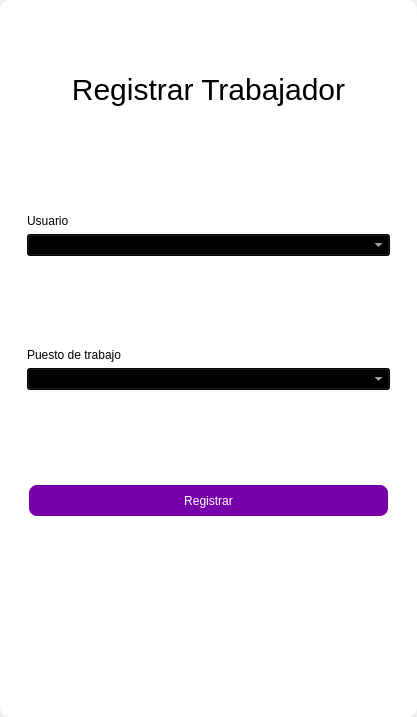
<?xml version="1.0" encoding="UTF-8"?>
<ui version="4.0">
 <class>MainWindow</class>
 <widget class="QMainWindow" name="MainWindow">
  <property name="geometry">
   <rect>
    <x>0</x>
    <y>0</y>
    <width>417</width>
    <height>717</height>
   </rect>
  </property>
  <property name="windowTitle">
   <string>MainWindow</string>
  </property>
  <property name="styleSheet">
   <string notr="true"/>
  </property>
  <widget class="QWidget" name="centralwidget">
   <property name="styleSheet">
    <string notr="true"/>
   </property>
   <layout class="QVBoxLayout" name="verticalLayout">
    <property name="spacing">
     <number>0</number>
    </property>
    <property name="leftMargin">
     <number>0</number>
    </property>
    <property name="topMargin">
     <number>0</number>
    </property>
    <property name="rightMargin">
     <number>0</number>
    </property>
    <property name="bottomMargin">
     <number>0</number>
    </property>
    <item>
     <widget class="QFrame" name="frame">
      <property name="enabled">
       <bool>true</bool>
      </property>
      <property name="styleSheet">
       <string notr="true">QFrame {
	border-radius:10px;
	background-color: rgb(255, 255, 255);
 }
</string>
      </property>
      <property name="frameShape">
       <enum>QFrame::StyledPanel</enum>
      </property>
      <property name="frameShadow">
       <enum>QFrame::Raised</enum>
      </property>
      <layout class="QVBoxLayout" name="verticalLayout_2">
       <item>
        <widget class="QFrame" name="frame_superior">
         <property name="minimumSize">
          <size>
           <width>0</width>
           <height>40</height>
          </size>
         </property>
         <property name="maximumSize">
          <size>
           <width>16777215</width>
           <height>40</height>
          </size>
         </property>
         <property name="styleSheet">
          <string notr="true">QPushButton{
border-radius:18px;
}

QPushButton:hover{
	background-color: rgb(0, 0, 0);
}
</string>
         </property>
         <property name="frameShape">
          <enum>QFrame::StyledPanel</enum>
         </property>
         <property name="frameShadow">
          <enum>QFrame::Raised</enum>
         </property>
         <layout class="QHBoxLayout" name="horizontalLayout_3">
          <property name="spacing">
           <number>4</number>
          </property>
          <property name="leftMargin">
           <number>0</number>
          </property>
          <property name="topMargin">
           <number>0</number>
          </property>
          <property name="rightMargin">
           <number>0</number>
          </property>
          <property name="bottomMargin">
           <number>0</number>
          </property>
          <item>
           <widget class="QPushButton" name="btn_icon">
            <property name="text">
             <string/>
            </property>
            <property name="iconSize">
             <size>
              <width>40</width>
              <height>40</height>
             </size>
            </property>
           </widget>
          </item>
          <item>
           <spacer name="horizontalSpacer_2">
            <property name="orientation">
             <enum>Qt::Horizontal</enum>
            </property>
            <property name="sizeHint" stdset="0">
             <size>
              <width>443</width>
              <height>20</height>
             </size>
            </property>
           </spacer>
          </item>
          <item>
           <widget class="QPushButton" name="bt_minimizar">
            <property name="minimumSize">
             <size>
              <width>38</width>
              <height>38</height>
             </size>
            </property>
            <property name="maximumSize">
             <size>
              <width>38</width>
              <height>38</height>
             </size>
            </property>
            <property name="cursor">
             <cursorShape>PointingHandCursor</cursorShape>
            </property>
            <property name="text">
             <string/>
            </property>
            <property name="icon">
             <iconset>
              <normaloff>image/minus.svg</normaloff>image/minus.svg</iconset>
            </property>
            <property name="iconSize">
             <size>
              <width>38</width>
              <height>38</height>
             </size>
            </property>
           </widget>
          </item>
          <item>
           <widget class="QPushButton" name="bt_maximizar">
            <property name="minimumSize">
             <size>
              <width>38</width>
              <height>38</height>
             </size>
            </property>
            <property name="maximumSize">
             <size>
              <width>38</width>
              <height>38</height>
             </size>
            </property>
            <property name="cursor">
             <cursorShape>PointingHandCursor</cursorShape>
            </property>
            <property name="text">
             <string/>
            </property>
            <property name="icon">
             <iconset>
              <normaloff>image/chevron-up.svg</normaloff>image/chevron-up.svg</iconset>
            </property>
            <property name="iconSize">
             <size>
              <width>38</width>
              <height>38</height>
             </size>
            </property>
           </widget>
          </item>
          <item>
           <widget class="QPushButton" name="bt_restaurar">
            <property name="minimumSize">
             <size>
              <width>38</width>
              <height>38</height>
             </size>
            </property>
            <property name="maximumSize">
             <size>
              <width>38</width>
              <height>38</height>
             </size>
            </property>
            <property name="cursor">
             <cursorShape>PointingHandCursor</cursorShape>
            </property>
            <property name="text">
             <string/>
            </property>
            <property name="icon">
             <iconset>
              <normaloff>image/chevron-down.svg</normaloff>image/chevron-down.svg</iconset>
            </property>
            <property name="iconSize">
             <size>
              <width>38</width>
              <height>38</height>
             </size>
            </property>
           </widget>
          </item>
          <item>
           <widget class="QPushButton" name="bt_cerrar">
            <property name="minimumSize">
             <size>
              <width>38</width>
              <height>38</height>
             </size>
            </property>
            <property name="maximumSize">
             <size>
              <width>38</width>
              <height>38</height>
             </size>
            </property>
            <property name="cursor">
             <cursorShape>PointingHandCursor</cursorShape>
            </property>
            <property name="text">
             <string/>
            </property>
            <property name="icon">
             <iconset>
              <normaloff>image/x.svg</normaloff>image/x.svg</iconset>
            </property>
            <property name="iconSize">
             <size>
              <width>38</width>
              <height>38</height>
             </size>
            </property>
           </widget>
          </item>
         </layout>
        </widget>
       </item>
       <item>
        <widget class="QFrame" name="frame_3">
         <property name="styleSheet">
          <string notr="true">QLabel {
	color: rgb(255, 255, 254);
	font: 12pt &quot;Arial&quot;;
	background-color: rgba(0, 0, 0,0);
}

QTextEdit{
background-color: rgba(0, 0, 0,0);
border-radius:10px; 
font: 12pt &quot;Arial&quot;;
color: rgb(255, 255, 254);
border: 2px solid  rgb(255, 255, 255);

}

QTextEdit:hover{
background-color: rgba(0, 0, 0,0);
border-radius:10px; 
font: 12pt &quot;Arial&quot;;
border: 2px solid  rgb(120, 0, 171);
}

QTextEdit:focus{
background-color: rgb(0, 0, 0);
border-radius:10px; 
font: 12pt &quot;Arial&quot;;
border: 2px solid rgb(120, 0, 171);
}

QLineEdit{
background-color: rgba(0, 0, 0,0);
border-radius:10px; 
font: 12pt &quot;Arial&quot;;
color: rgb(255, 255, 254);
border: 2px solid  rgb(255, 255, 255);

}

QLineEdit:hover{
background-color: rgba(0, 0, 0,0);
border-radius:10px; 
font: 12pt &quot;Arial&quot;;
border: 2px solid  rgb(120, 0, 171);
}

QLineEdit:focus{
background-color: rgb(0, 0, 0);
border-radius:10px; 
font: 12pt &quot;Arial&quot;;
border: 2px solid rgb(120, 0, 171);
}

QCheckBox{
	font: 12pt &quot;Arial&quot;;
	color: rgb(255, 255, 255);
}

QCheckBox::indicator {
    width: 18px;
    height:18px;
}

QCheckBox::indicator:unchecked {
   background-image: url(image/square.svg);
}

QCheckBox::indicator:checked {
   background-image: url(image/check-square.svg);
}

QPushButton{
border-radius:10px; 
font: 12pt &quot;Arial&quot;;
color: rgb(255, 255, 254);
border: 2px solid #ffffff;
}

QPushButton:hover{
border-radius:10px; 
font: 12pt &quot;Arial&quot;;
color: rgb(255, 255, 255);
border: 2px solid rgb(120, 0, 171);
	background-color: rgb(120, 0, 171);
}
</string>
         </property>
         <property name="frameShape">
          <enum>QFrame::StyledPanel</enum>
         </property>
         <property name="frameShadow">
          <enum>QFrame::Raised</enum>
         </property>
         <layout class="QHBoxLayout" name="horizontalLayout_4">
          <item>
           <layout class="QVBoxLayout" name="verticalLayout_4">
            <property name="spacing">
             <number>5</number>
            </property>
            <property name="rightMargin">
             <number>0</number>
            </property>
            <property name="bottomMargin">
             <number>0</number>
            </property>
            <item>
             <widget class="QLabel" name="label_3">
              <property name="minimumSize">
               <size>
                <width>100</width>
                <height>50</height>
               </size>
              </property>
              <property name="styleSheet">
               <string notr="true">font-size: 30px;
color: rgb(0, 0, 0);</string>
              </property>
              <property name="text">
               <string>Registrar Trabajador</string>
              </property>
              <property name="alignment">
               <set>Qt::AlignCenter</set>
              </property>
             </widget>
            </item>
            <item>
             <widget class="QFrame" name="frame_4">
              <property name="maximumSize">
               <size>
                <width>400</width>
                <height>700</height>
               </size>
              </property>
              <property name="styleSheet">
               <string notr="true">QLabel {
color: rgb(0, 0, 0);
	font: 12pt &quot;Arial&quot;;
	background-color: rgba(0, 0, 0,0);
}

QTextEdit{
background-color: rgba(0, 0, 0,0);
border-radius:10px; 
font: 12pt &quot;Arial&quot;;
color: rgb(0, 0, 0);
border: 2px solid  rgb(120, 0, 171);

}

QTextEdit:hover{
background-color: rgba(0, 0, 0,0);
border-radius:10px; 
font: 12pt &quot;Arial&quot;;
border: 2px solid  rgb(120, 0, 171);
	color: rgb(255, 255, 255);
}

QTextEdit:focus{
background-color: rgb(0, 0, 0);
border-radius:10px; 
font: 12pt &quot;Arial&quot;;
border: 2px solid rgb(120, 0, 171);
	
}

QLineEdit{
background-color: rgba(0, 0, 0,0);
border-radius:10px; 
font: 12pt &quot;Arial&quot;;
	color: rgb(0, 0, 0);
border: 2px solid  rgb(120, 0, 171);
}

QLineEdit:hover{
background-color: rgba(0, 0, 0,0);
border-radius:10px; 
font: 12pt &quot;Arial&quot;;
border: 2px solid  rgb(120, 0, 171);
}

QLineEdit:focus{
background-color: rgb(0, 0, 0);
border-radius:10px; 
font: 12pt &quot;Arial&quot;;
border: 2px solid rgb(120, 0, 171);
color: rgb(255, 255, 255);
}

QCheckBox{
	font: 12pt &quot;Arial&quot;;
	color: rgb(255, 255, 255);
}

QCheckBox::indicator {
    width: 18px;
    height:18px;
}

QCheckBox::indicator:unchecked {
   background-image: url(image/square.svg);
}

QCheckBox::indicator:checked {
   background-image: url(image/check-square.svg);
}

QPushButton{
border-radius:10px; 
font: 12pt &quot;Arial&quot;;
color: rgb(255, 255, 254);
border: 2px solid #ffffff;
background-color: rgb(120, 0, 171);
}

QPushButton:hover{
border-radius:10px; 
font: 12pt &quot;Arial&quot;;
color: rgb(255, 255, 255);
border: 2px solid rgb(120, 0, 171);
	background-color: rgb(120, 0, 171);
}
</string>
              </property>
              <property name="frameShape">
               <enum>QFrame::StyledPanel</enum>
              </property>
              <property name="frameShadow">
               <enum>QFrame::Raised</enum>
              </property>
              <layout class="QVBoxLayout" name="verticalLayout_3">
               <property name="leftMargin">
                <number>9</number>
               </property>
               <property name="topMargin">
                <number>9</number>
               </property>
               <property name="rightMargin">
                <number>9</number>
               </property>
               <property name="bottomMargin">
                <number>9</number>
               </property>
               <item>
                <spacer name="verticalSpacer_3">
                 <property name="orientation">
                  <enum>Qt::Vertical</enum>
                 </property>
                 <property name="sizeHint" stdset="0">
                  <size>
                   <width>20</width>
                   <height>40</height>
                  </size>
                 </property>
                </spacer>
               </item>
               <item>
                <widget class="QLabel" name="label_4">
                 <property name="text">
                  <string>Usuario</string>
                 </property>
                </widget>
               </item>
               <item>
                <widget class="QComboBox" name="comboboxuser">
                 <property name="styleSheet">
                  <string notr="true">background-color: rgb(0, 0, 0);
color: rgb(255, 255, 255);</string>
                 </property>
                </widget>
               </item>
               <item>
                <spacer name="verticalSpacer_4">
                 <property name="orientation">
                  <enum>Qt::Vertical</enum>
                 </property>
                 <property name="sizeHint" stdset="0">
                  <size>
                   <width>20</width>
                   <height>40</height>
                  </size>
                 </property>
                </spacer>
               </item>
               <item>
                <widget class="QLabel" name="label_8">
                 <property name="text">
                  <string>Puesto de trabajo</string>
                 </property>
                </widget>
               </item>
               <item>
                <widget class="QComboBox" name="job_combobox">
                 <property name="styleSheet">
                  <string notr="true">background-color: rgb(0, 0, 0);
color: rgb(255, 255, 255);</string>
                 </property>
                </widget>
               </item>
               <item>
                <spacer name="verticalSpacer">
                 <property name="orientation">
                  <enum>Qt::Vertical</enum>
                 </property>
                 <property name="sizeHint" stdset="0">
                  <size>
                   <width>20</width>
                   <height>40</height>
                  </size>
                 </property>
                </spacer>
               </item>
               <item>
                <widget class="QPushButton" name="btn_add">
                 <property name="minimumSize">
                  <size>
                   <width>0</width>
                   <height>35</height>
                  </size>
                 </property>
                 <property name="cursor">
                  <cursorShape>PointingHandCursor</cursorShape>
                 </property>
                 <property name="text">
                  <string>Registrar</string>
                 </property>
                </widget>
               </item>
               <item>
                <spacer name="verticalSpacer_7">
                 <property name="orientation">
                  <enum>Qt::Vertical</enum>
                 </property>
                 <property name="sizeHint" stdset="0">
                  <size>
                   <width>20</width>
                   <height>40</height>
                  </size>
                 </property>
                </spacer>
               </item>
               <item>
                <spacer name="verticalSpacer_8">
                 <property name="orientation">
                  <enum>Qt::Vertical</enum>
                 </property>
                 <property name="sizeHint" stdset="0">
                  <size>
                   <width>20</width>
                   <height>40</height>
                  </size>
                 </property>
                </spacer>
               </item>
              </layout>
             </widget>
            </item>
           </layout>
          </item>
         </layout>
        </widget>
       </item>
      </layout>
     </widget>
    </item>
   </layout>
  </widget>
 </widget>
 <resources/>
 <connections/>
</ui>
